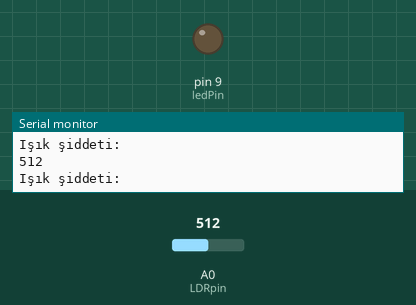
Recording of a sketch running on a simulated Arduino Uno, built with avr-gcc and run on an emulated ATmega328P. Shown: output pins drawn as LEDs (lit = HIGH), the last lines printed to the serial monitor. The inputs (shaded band) are chosen by the test bench; at power-on: A0 (LDRpin) = 512.

Above: at 1.2 s.
1.3 s: A0 (LDRpin) set to 491
At 2.5 s:
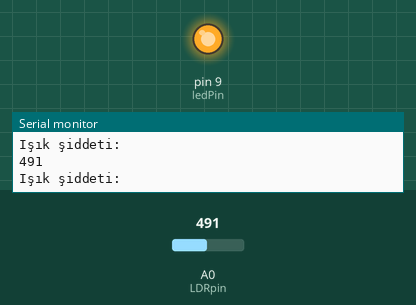
2.8 s: A0 (LDRpin) set to 510
At 3.1 s:
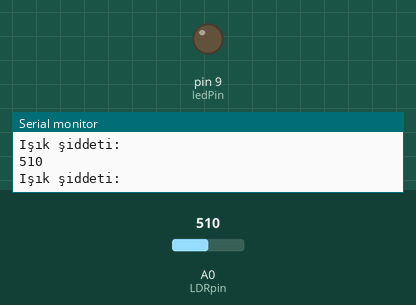
5.8 s: A0 (LDRpin) set to 490
At 7.1 s:
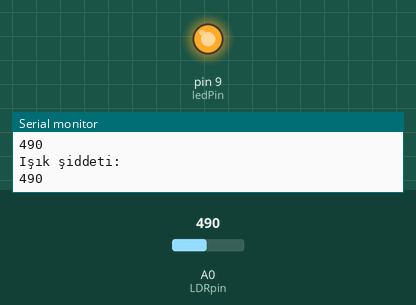
Timing chart, 0 to 8.8 s (numbered marks = the images above; inputs shaded):
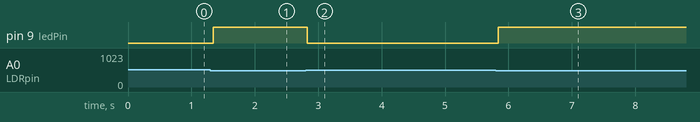

Measured:
- the behaviour switches between 500 and 499 on A0 (LDRpin) (found by bisection; images 0 and 1)
- after the input at 1.3 s, pin 9 (ledPin): LOW → HIGH at once
- after the input at 2.8 s, pin 9 (ledPin): HIGH → LOW at once
- after the input at 5.8 s, pin 9 (ledPin): LOW → HIGH at once

The sketch:

ldr_sensor_LED.ino
```cpp
const int ledPin = 9;
const int LDRpin = A0;

void setup() {
  // put your setup code here, to run once:
  Serial.begin(9600);
  pinMode(ledPin,OUTPUT);

}

void loop() {
  // put your main code here, to run repeatedly:
  int LDRDeger=analogRead(LDRpin);
  Serial.println("Işık şiddeti:");
  Serial.println(LDRDeger);


  if(LDRDeger<500)
  digitalWrite(ledPin,HIGH);
  else
  digitalWrite(ledPin,LOW);
}
```
